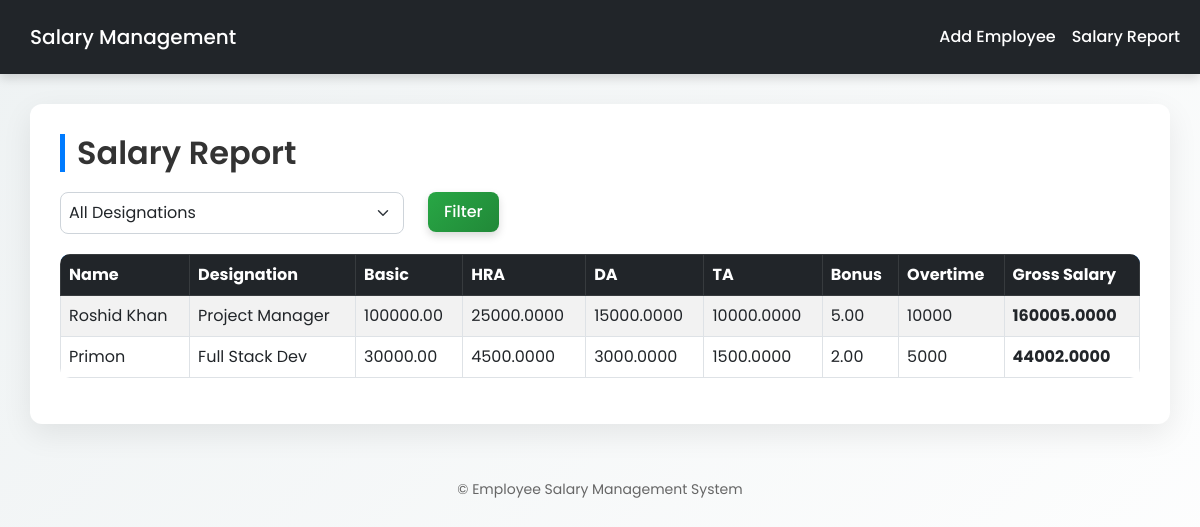
The page / on the database its author committed.
### myApp/models.py (models this page shows, shortened)
class Employee(models.Model):
    name = models.CharField(max_length=100, null=True)
    overtime_hours = models.IntegerField(default=0, null=True)
    contact = models.CharField(max_length=100, null=True)
    designation = models.ForeignKey("Designation", on_delete=models.PROTECT, null=True)
    def hra(self):
        if self.designation and self.designation.hra_percent and self.designation.basic_salary:
            return (self.designation.hra_percent / 100) * self.designation.basic_salary
        return 0
    def da(self):
        if self.designation and self.designation.da_percent and self.designation.basic_salary:
            return (self.designation.da_percent / 100) * self.designation.basic_salary
        return 0
    def ta(self):
        if self.designation and self.designation.ta_percent and self.designation.basic_salary:
            return (self.designation.ta_percent / 100) * self.designation.basic_salary
        return 0
    def overtime(self):
        return self.overtime_hours * 100  # or your overtime rate
    def gross_salary(self):
        if not self.designation:
            return 0
        return (
            self.designation.basic_salary
            + self.hra()
            + self.da()
            + self.ta()
            + (self.designation.bonus or 0)
            + self.overtime()
        )

class Designation(models.Model):
    name = models.CharField(max_length=100,null=True)
    basic_salary = models.DecimalField(max_digits=10,null=True, decimal_places=2)
    hra_percent = models.DecimalField(max_digits=5,null=True, decimal_places=2, default=0)
    da_percent = models.DecimalField(max_digits=5,null=True, decimal_places=2, default=0)
    ta_percent = models.DecimalField(max_digits=5,null=True, decimal_places=2, default=0)
    bonus = models.DecimalField(max_digits=10,null=True, decimal_places=2, default=0)

### myApp/views.py (the view)
# urls.py: path('', salary_report, name='table'),
def salary_report(request):
    employees = Employee.objects.all()
    designations = Designation.objects.all()
    designation_filter = request.GET.get("designation")
    if designation_filter:
        employees = employees.filter(designation__id=designation_filter)
    context = {
        'employees': employees,
        'designations': designations,
    }
    return render(request, "salary_report.html", context)

### templates/salary_report.html (shortened to what this page needs)
{% extends "base.html" %}
{% block content %}
<h2>Salary Report</h2>
<form method="get" class="mb-3">
  <div class="row">
    <div class="col-md-4">
      <select name="designation" class="form-select">
        <option value="">All Designations</option>
      </select>
    </div>
    <div class="col-md-2">
      <button type="submit" class="btn btn-success">Filter</button>
    </div>
  </div>
</form>
<table class="table table-bordered table-striped">
  <thead class="table-dark">
    <tr>
      <th>Name</th>
      <th>Designation</th>
      <th>Basic</th>
      <th>HRA</th>
      <th>DA</th>
      <th>TA</th>
      <th>Bonus</th>
      <th>Overtime</th>
      <th>Gross Salary</th>
    </tr>
  </thead>
  <tbody>
    {% for emp in employees %}
      {% if emp.designation %}
      <tr>
        <td>{{ emp.name }}</td>
        <td>{{ emp.designation.name }}</td>
        <td>{{ emp.designation.basic_salary }}</td>
        <td>{{ emp.hra }}</td>
        <td>{{ emp.da }}</td>
        <td>{{ emp.ta }}</td>
        <td>{{ emp.designation.bonus }}</td>
        <td>{{ emp.overtime }}</td>
        <td><strong>{{ emp.gross_salary}}</strong></td>
      </tr>
      {% endif %}
    {% empty %}
      <tr>
        <td colspan="9" class="text-center">No employees found.</td>
      </tr>
    {% endfor %}
  </tbody>
</table>
{% endblock %}

### templates/base.html (shortened to what this page needs)
<!DOCTYPE html>
<html lang="en">
<head>
  <link rel="stylesheet" href="https://cdn.jsdelivr.net/npm/bootstrap@5.3.0/dist/css/bootstrap.min.css">
</head>
<body>
  <div class="custom-navbar">
    {% include 'navbar.html' %}
  </div>
  <div class="container">
    {% block content %}
    {% endblock %}
  </div>
  <footer>
    © {{ now|date:"Y" }} Employee Salary Management System
  </footer>
</body>
</html>

### templates/navbar.html (shortened to what this page needs)
<nav class="navbar navbar-expand-lg navbar-dark bg-dark">
  <div class="container-fluid">
    <a class="navbar-brand" href="/">Salary Management</a>
    <div class="collapse navbar-collapse" id="navbarNav">
      <ul class="navbar-nav ms-auto">
        <li class="nav-item">
          <a class="nav-link" href="{% url 'form' %}">Add Employee</a>
        </li>
        <li class="nav-item">
          <a class="nav-link" href="{% url 'table' %}">Salary Report</a>
        </li>
      </ul>
    </div>
  </div>
</nav>

### templates/base.html (style rules this page uses)
body { margin: 0; padding: 0; font-family: 'Poppins', sans-serif; background: linear-gradient(135deg, #eef2f3, #ffffff); min-height: 100vh; }
.custom-navbar { background: linear-gradient(90deg, #007bff, #0056b3); box-shadow: 0 4px 10px rgba(0, 0, 0, 0.15); }
.custom-navbar a { color: #ffffff; font-weight: 500; padding: 14px 18px; text-decoration: none; transition: background-color 0.3s, transform 0.2s; }
.container { background-color: #ffffff; border-radius: 12px; box-shadow: 0 10px 30px rgba(0, 0, 0, 0.08); padding: 30px; margin-top: 30px; animation: fadeIn 0.6s ease-in-out; }
h2 { font-weight: 600; color: #333; margin-bottom: 20px; border-left: 5px solid #007bff; padding-left: 12px; }
.table { margin-top: 20px; border-radius: 10px; overflow: hidden; }
.table thead { background: #007bff; color: #ffffff; }
.btn-success { background: linear-gradient(135deg, #28a745, #218838); border: none; border-radius: 8px; padding: 8px 16px; font-weight: 500; box-shadow: 0 4px 8px rgba(0, 0, 0, 0.15); transition: transform 0.2s, box-shadow 0.2s; }
.form-select { border-radius: 8px; padding: 8px; border: 1px solid #ced4da; transition: border-color 0.3s, box-shadow 0.3s; }
footer { text-align: center; padding: 15px; color: #666; font-size: 14px; margin-top: 40px; }

### rows shown on the page
Employee: name "Roshid Khan", designation.name "Project Manager", designation.basic_salary "100000.00", hra "25000.0000", da "15000.0000", ta "10000.0000", designation.bonus "5.00", overtime "10000", gross_salary "160005.0000"
Employee: name "Primon", designation.name "Full Stack Dev", designation.basic_salary "30000.00", hra "4500.0000", da "3000.0000", ta "1500.0000", designation.bonus "2.00", overtime "5000", gross_salary "44002.0000"
